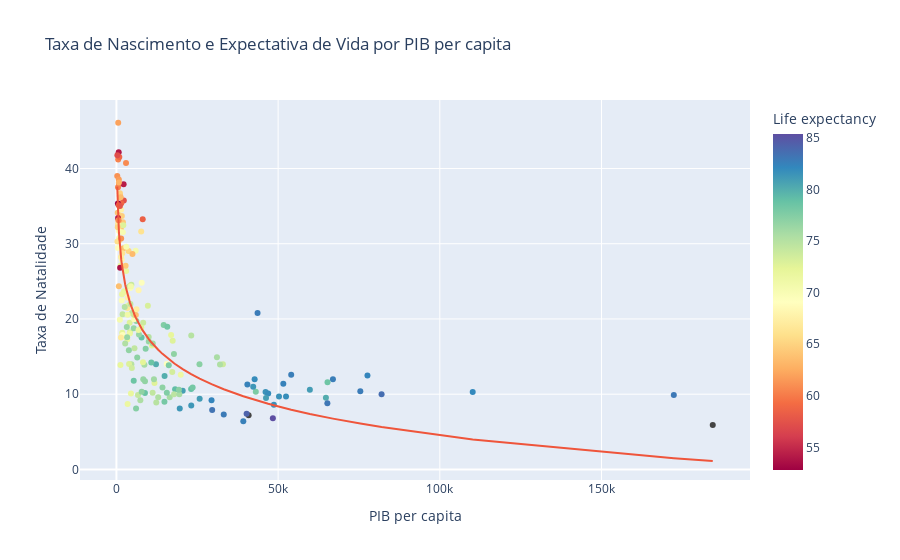

Here is the notebook cell this chart was saved with:
### Markdown cell above
- O valor de $R^2$ varia de 0 a 1, em que 1 afirma que o modelo descreve perfeitamente a relação entre as características. Os valores $R^2$ são calculados por:
$$
   R^2=1−\frac{Σ(y_i−y_{(tl)})^2}{Σ(y_i−y_{avg})^2}
$$

- Em que o $y_i$ são os pontos de dados y localização, $y_{tl}$ a linha de tendência e $y_{avg}$ o valor médio dos pontos.

- Por este gráfico, podemos ver que os países com elevada taxa de natalidade e menor MpM são também os países com menor esperança de vida. Vale a pena analisar esses dados relacionados a indicadores econômicos, como o PIB per capita que criamos. O $R^2$ é muito bom, mostrando que o modelo está bem ajustado. Além disso, a curva é descrescente e o coeficiente $a$ da regressão é negativo, o que significa que a relação entre a Taxa de Natalidade e o MpM é inversamente proporcional.

### Code cell
plt = px.scatter(df, x="GDP_per_capita", y="Birth Rate", color = "Life expectancy",
                 trendline="ols", trendline_options=dict(log_x=True), color_continuous_scale="Spectral",hover_data=df[['Country']],
                 title="Taxa de Nascimento e Expectativa de Vida por PIB per capita")

plt.update_xaxes(title_text="PIB per capita")
plt.update_yaxes(title_text="Taxa de Natalidade")

plt.show()

### Figure 1 — Plotly figure (JSON) as saved in the notebook; plotly's stock layout.template omitted (floating-point values rounded to 4 significant figures; data arrays with more than 128 entries replaced by an {"elided": "..."} marker saying what was removed)
{"data": [{"customdata": {"elided": "195x1 str values"}, "hovertemplate": "GDP_per_capita=%{x}<br>Birth Rate=%{y}<br>Country=%{customdata[0]}<br>Life expectancy=%{marker.color}<extra></extra>", "legendgroup": "", "marker": {"color": {"elided": "195 float values"}, "coloraxis": "coloraxis", "symbol": "circle"}, "mode": "markers", "name": "", "orientation": "v", "showlegend": false, "type": "scatter", "x": {"elided": "195 float values"}, "xaxis": "x", "y": {"elided": "195 float values"}, "yaxis": "y"}, {"hovertemplate": "<b>OLS trendline</b><br>Birth Rate = -12.8038 * log10(GDP_per_capita) + 68.5415<br>R<sup>2</sup>=0.689463<br><br>GDP_per_capita=%{x}<br>Birth Rate=%{y} <b>(trend)</b><extra></extra>", "legendgroup": "", "marker": {"symbol": "circle"}, "mode": "lines", "name": "", "showlegend": false, "type": "scatter", "x": {"elided": "189 float values"}, "xaxis": "x", "y": {"elided": "189 float values"}, "yaxis": "y"}], "layout": {"coloraxis": {"colorbar": {"title": {"text": "Life expectancy"}}, "colorscale": [[0, "rgb(158,1,66)"], [0.1, "rgb(213,62,79)"], [0.2, "rgb(244,109,67)"], [0.3, "rgb(253,174,97)"], [0.4, "rgb(254,224,139)"], [0.5, "rgb(255,255,191)"], [0.6, "rgb(230,245,152)"], [0.7, "rgb(171,221,164)"], [0.8, "rgb(102,194,165)"], [0.9, "rgb(50,136,189)"], [1, "rgb(94,79,162)"]]}, "legend": {"tracegroupgap": 0}, "title": {"text": "Taxa de Nascimento e Expectativa de Vida por PIB per capita"}, "xaxis": {"anchor": "y", "domain": [0, 1], "title": {"text": "PIB per capita"}}, "yaxis": {"anchor": "x", "domain": [0, 1], "title": {"text": "Taxa de Natalidade"}}}}
